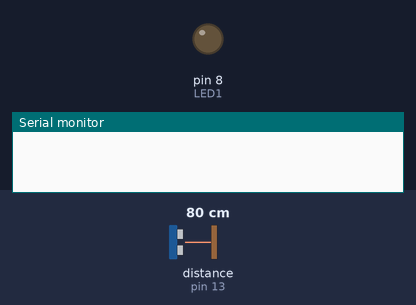
This sketch was run on a simulated Arduino Uno, built with avr-gcc and run on an emulated ATmega328P. On the bench: output pins drawn as LEDs (lit = HIGH), the last lines printed to the serial monitor. Wiring (inferred from the names in the program): ultrasonic range finder: trigger pin 12; echo pin 13. The inputs (shaded band) are chosen by the test bench; at power-on: distance to the obstacle (sensor on pin 13) 80 cm. The echo pulse lasts 58.3 µs per cm; pins used as bus, display or sensor lines are not drawn.

Above: at 2.2 s.
2.3 s: distance to the obstacle (sensor on pin 13) set to 2 cm
At 2.6 s:
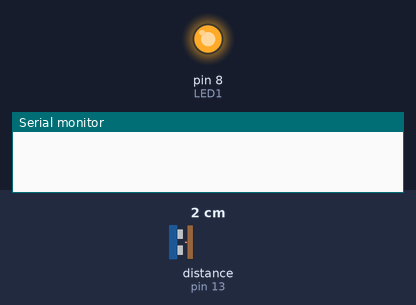
4.8 s: distance to the obstacle (sensor on pin 13) set to 37 cm
7.8 s: distance to the obstacle (sensor on pin 13) set to 44 cm
9.3 s: distance to the obstacle (sensor on pin 13) set to 4 cm
At 12.1 s:
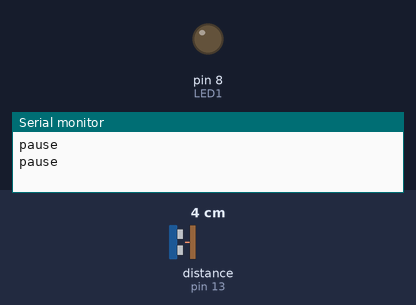
Timing chart, 0 to 13.3 s (numbered marks = the images above; inputs shaded):
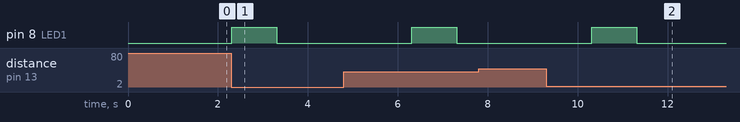

Measured:
- after the input at 2.3 s, pin 8 (LED1): LOW → HIGH at once, → LOW 1.0 s later
- after the input at 9.3 s, pin 8 (LED1): LOW → HIGH after 1.0 s, → LOW 1.0 s later

The sketch:

arduino.ino
```cpp
const int trig = 12;
const int echo = 13;

const int LED1 = 8;
int duration = 0 ;
int distance = 0;
void setup ()
{
  Serial.begin(9600);
  pinMode(trig, OUTPUT);
  pinMode(echo, INPUT);
  pinMode(LED1 , OUTPUT);
  delay (1000);
}

void loop() {
  // put your main code here, to run repeatedly:

  digitalWrite(trig , HIGH);
  delayMicroseconds(1000);
  digitalWrite(trig , LOW);


  duration = pulseIn(echo , HIGH);
  distance = (duration/2) / 20 ;

  if ( distance < 60 )
  {
    digitalWrite(LED1, HIGH);
    delay(1000);
    digitalWrite(LED1,LOW);
    delay(1000);
    Serial.println("pause");
    delay(2000);

  }
}
```
